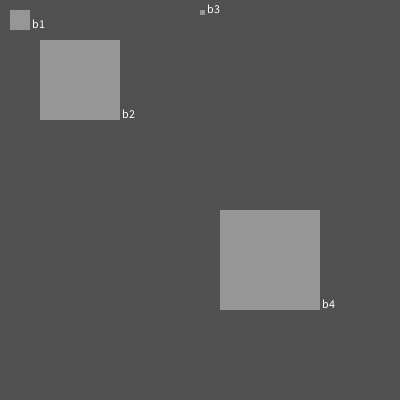
Frame 1 (no input)
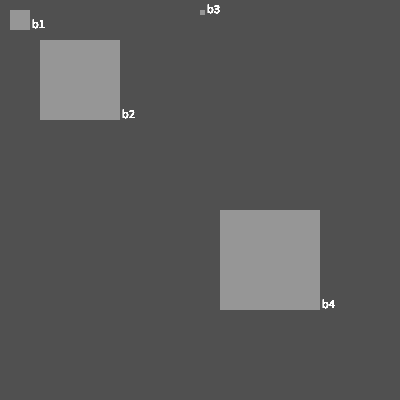
Frame 60 (the mouse pressed at the canvas centre just before this capture)
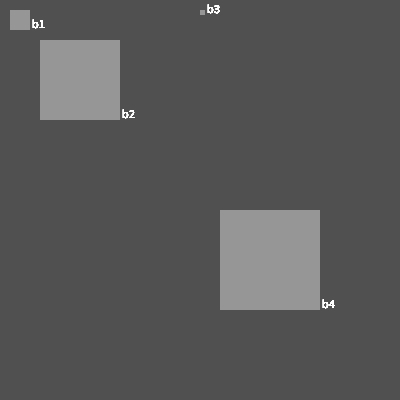
Frame 120 (the mouse held since frame 60 and released just before this capture)

The Processing sketch that drew these frames (run headless with seeded random() and noise(); from frame 60 on, the mouse is pressed at the canvas centre):

// Processing sketch: boton
// ── boton.pde
Boton b1, b2, b3, b4;

void setup() {
  size(400, 400);
  frameRate(60);
  smooth(); 

  background(80);

  b1 = new Boton(10, 10, 20, 20, true, "b1");
  b2 = new Boton(40, 40, 80, 80, true, "b2");
  b3 = new Boton(200, 10, 5, 5, true, "b3");
  b4 = new Boton(220, 210, 100, 100, true, "b4");
}

void draw() {
  b1.act();
  b2.act();
  b3.act();
  b4.act();
}

class Boton {
  float x, y, width, height;
  boolean val,aux;
  String name;

  Boton(float nx, float ny, float nw, float nh, boolean nv, String n) {
    x = nx;
    y = ny;
    width = nw;
    height = nh;
    val = nv;
    name = n;
    aux = false;
  }

  void act() {
    if (mousePressed && !aux) {
      aux = true;
      if ( mouseX >= x  && mouseX <= x + width ) {
        if ( mouseY >= y  && mouseY <= y + height ) {
          if (val) {
            val = false;
          }
          else {
            val = true;
          }
        }
      }
    }
    if (aux && !mousePressed){
       aux = false; 
    }
    draw();
  }

  void draw() {
    noStroke();
    if (val) {
      fill(150);
    }
    else {
      fill(120);
    }
    rect(x, y, width, height);
    fill(255);
    text(name, x+width+2, y+height-2);
  }
}
